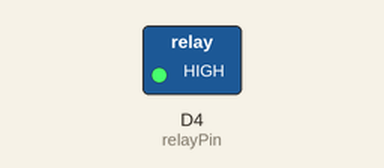
This sketch was run on a simulated ESP8266 (NodeMCU). On the bench: switched loads named in the sketch (green lamp = pin HIGH). WiFi joins after 1.5 s; servers stay silent unless stated; what the sketch prints to the serial monitor is not drawn.

Above: at 0.1 s.
At 3.1 s:
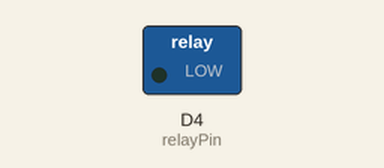
Timing chart, 0 to 4.6 s (numbered marks = the images above):
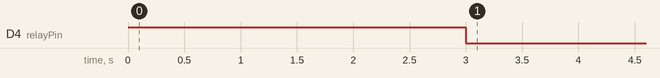

The sketch:

test_button.ino
```cpp
#include <ESP8266WiFi.h>
#include <ESP8266WebServer.h>
ESP8266WebServer server(80);
// Replace with your WiFi credentials
const char* ssid = "Xperia XZ1_1faa";
const char* password = "sony_1234.";
// LED Pin
const int relayPin = D4; // GPIO2

void handleRoot() {
  // Do nothing
}

void handleOn() {
  digitalWrite(relayPin, HIGH);
  server.send(200, "text/plain", "LED turned on");
}

void handleOff() {
  digitalWrite(relayPin, LOW);
  server.send(200, "text/plain", "LED turned off");
}
void setup() {

  Serial.begin(115200);
  pinMode(relayPin, OUTPUT);
  digitalWrite(relayPin, HIGH); // Initialize LED to off
  delay(3000);
 digitalWrite(relayPin, LOW);
  WiFi.begin(ssid, password);
  while (WiFi.status() != WL_CONNECTED) {
    delay(1000);
    Serial.println("Connecting to WiFi...");
  }
  Serial.println("Connected to WiFi");

  server.on("/", handleRoot);
  server.on("/on", handleOn);
  server.on("/off", handleOff);

  server.begin();
  Serial.println("HTTP server started");
}

void loop() {
  server.handleClient();
}
```
